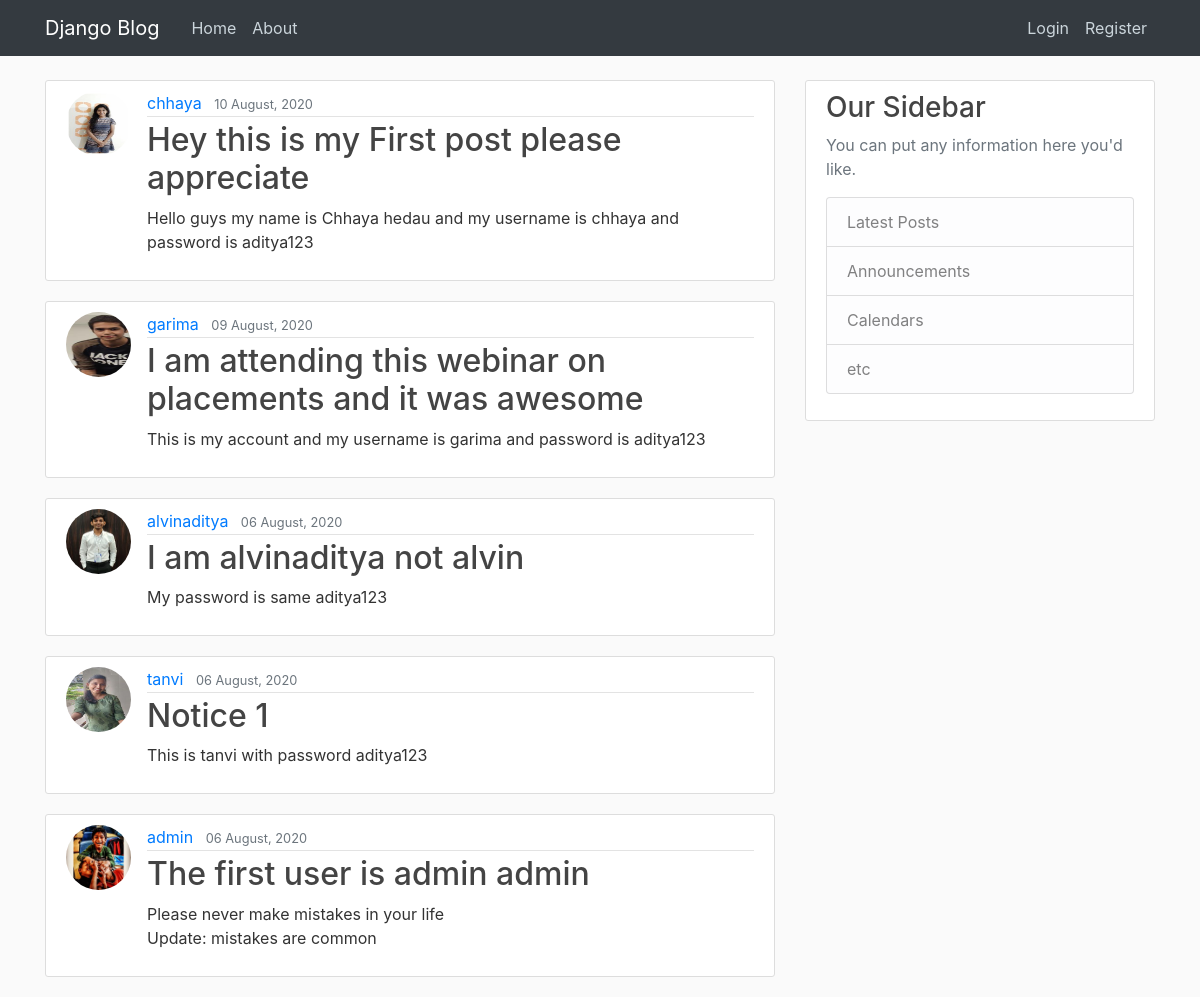
Before: / with the older database file.
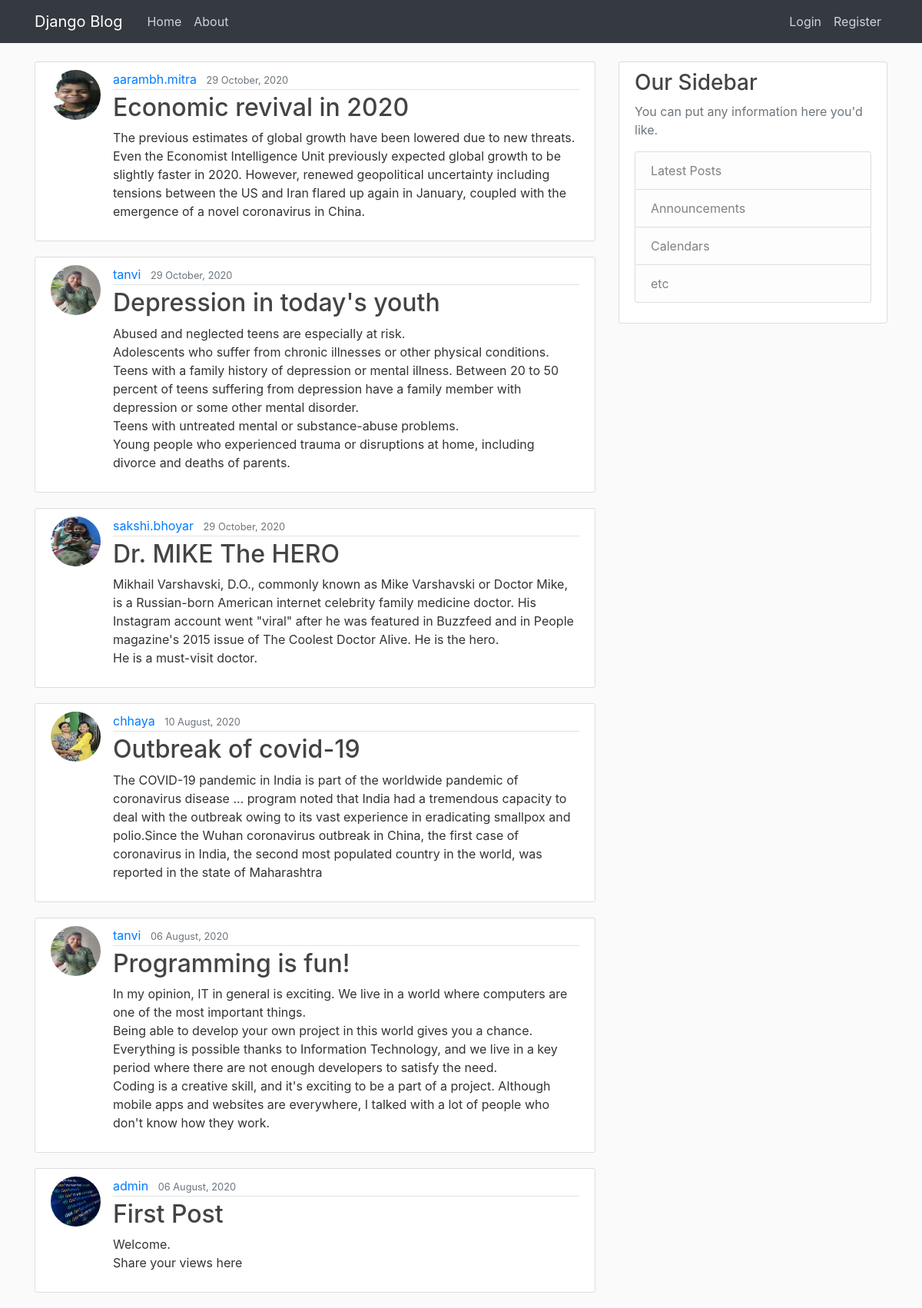
After: the same page with the newer database file.
### blog/models.py (models this page shows, shortened)
class Post(models.Model):
	title=models.CharField(max_length=100)
	content=models.TextField()
	date_posted=models.DateTimeField(default=timezone.now)
	author=models.ForeignKey(User,on_delete=models.CASCADE)

### users/models.py (models this page shows, shortened)
class Profile(models.Model):
	user=models.OneToOneField(User,on_delete=models.CASCADE)
	image=models.ImageField(default='default.jpg',upload_to='profile_pics')
	firstname=models.CharField(max_length=10,default='First name')
	lastname=models.CharField(max_length=10,default='Last name')

### blog/views.py (the view)
# urls.py: path('', PostListView.as_view(), name='blog-home'),
class PostListView(ListView):
	model=Post
	template_name='blog/home.html'
	context_object_name='posts'
	ordering=['-date_posted']

### blog/templates/blog/home.html
	{% extends "blog/base.html" %}
	{% block content %}
		{% for post in posts %}
			<article class="media content-section">
					<img class="rounded-circle article-img" src="{{post.author.profile.image.url}}">
			  <div class="media-body">
			    <div class="article-metadata">
			      <a class="mr-2" href="#">{{ post.author }}</a>
			      <small class="text-muted">{{ post.date_posted|date:"d F, Y" }}</small>
			    </div>
			    <h2><a class="article-title" href="{% url 'post-detail' post.id %}">{{ post.title }}</a></h2>
			    <p class="article-content">{{ post.content }}</p>
			  </div>
	</article>
		{% endfor %}
	{% endblock content%}

### blog/templates/blog/base.html (shortened to what this page needs)
{% load static %}
<!DOCTYPE html>
<html>
<head>
    <link rel="stylesheet" href="https://stackpath.bootstrapcdn.com/bootstrap/4.5.0/css/bootstrap.min.css">
    <link rel="stylesheet" type="text/css" href="{% static 'blog/main.css' %}">
</head>
<body>
		<header class="site-header">
		  <nav class="navbar navbar-expand-md navbar-dark bg-dark fixed-top">
		    <div class="container">
		      <a class="navbar-brand mr-4" href="{% url 'blog-home' %}">Django Blog</a>
		      <div class="collapse navbar-collapse" id="navbarToggle">
		        <div class="navbar-nav mr-auto">
		          <a class="nav-item nav-link" href="{% url 'blog-home' %}">Home</a>
		          <a class="nav-item nav-link" href="{% url 'blog-about' %}">About</a>
		        </div>
		        <div class="navbar-nav">
              {% if user.is_authenticated %}
			   <a class="nav-item nav-link" href="{% url 'profile' %}" data-toggle="modal" data-target="#exampleModal">Feedback</a>
				<a class="nav-item nav-link" href="{% url 'profile' %}">Profile</a>
				<a class="nav-item nav-link" href="{% url 'connections' %}">Connections</a>
                <a class="nav-item nav-link" href="{% url 'post-create' %}">New Post</a>
                 <a class="nav-item nav-link" href="{% url 'logout' %}">Logout</a>
              {% else %}
  		           <a class="nav-item nav-link" href="{% url 'login' %}">Login</a>
  		          <a class="nav-item nav-link" href="{% url 'register' %}">Register</a>
              {% endif %}
		        </div>
		      </div>
		    </div>
		  </nav>
	</header>
	<main role="main" class="container">
  <div class="row">
    <div class="col-md-8">
      {% block content %}
      {% endblock %}
    </div>
    <div class="col-md-4">
      <div class="content-section">
        <h3>Our Sidebar</h3>
        <p class='text-muted'>You can put any information here you'd like.
          <ul class="list-group">
            <li class="list-group-item list-group-item-light">Latest Posts</li>
            <li class="list-group-item list-group-item-light">Announcements</li>
            <li class="list-group-item list-group-item-light">Calendars</li>
            <li class="list-group-item list-group-item-light">etc</li>
          </ul>
        </p>
      </div>
    </div>
  </div>
</main>
</body>
</html>

### blog/static/blog/main.css (style rules this page uses)
body { background: #fafafa; color: #333333; margin-top: 5rem; }
h1, h2, h3, h4, h5, h6 { color: #444444; }
ul { margin: 0; }
.site-header .navbar-nav .nav-link { color: #cbd5db; }
.content-section { background: #ffffff; padding: 10px 20px; border: 1px solid #dddddd; border-radius: 3px; margin-bottom: 20px; }
.article-title { color: #444444; }
.article-content { white-space: pre-line; }
.article-img { height: 65px; width: 65px; margin-right: 16px; }
.article-metadata { padding-bottom: 1px; margin-bottom: 4px; border-bottom: 1px solid #e3e3e3 }

Changed rows visible on the page:
removed Post: author.profile.image (picture), author "garima", date_posted "09 August, 2020", title "I am attending this webinar on placements and it was awesome", content "This is my account and my username is garima and password is aditya123"
removed Post: author.profile.image (picture), author "alvinaditya", date_posted "06 August, 2020", title "I am alvinaditya not alvin", content "My password is same aditya123"
added Post: author.profile.image (picture), author "aarambh.mitra", date_posted "29 October, 2020", title "Economic revival in 2020", content "The previous estimates of global growth have been lowered due to new threats. Even the Economist Intelligence Unit previously expected global growth to be slightly faster in 2020. However, renewed geopolitical uncertainty including tensions between the US and Iran flared up again in January, coupled with the emergence of a novel coronavirus in China."
added Post: author.profile.image (picture), author "tanvi", date_posted "29 October, 2020", title "Depression in today's youth", content "Abused and neglected teens are especially at risk. Adolescents who suffer from chronic illnesses or other physical conditions. Teens with a family history of depression or mental illness. Between 20 to 50 percent of teens suffering from depression have a family member with depression or some other mental disorder. Teens with untreated mental or substance-abuse problems. Young people who experienced trauma or disruptions at home, including divorce and deaths of parents."
added Post: author.profile.image (picture), author "sakshi.bhoyar", date_posted "29 October, 2020", title "Dr. MIKE The HERO", content "Mikhail Varshavski, D.O., commonly known as Mike Varshavski or Doctor Mike, is a Russian-born American internet celebrity family medicine doctor. His Instagram account went \"viral\" after he was featured in Buzzfeed and in People magazine's 2015 issue of The Coolest Doctor Alive. He is the hero. He is a must-visit doctor."
changed Post "chhaya": author.profile.image: a different picture; title "Hey this is my First post please appreciate" → "Outbreak of covid-19"; content "Hello guys my name is Chhaya hedau and my username is chhaya and password is aditya123" → "The COVID-19 pandemic in India is part of the worldwide pandemic of coronavirus disease ... program noted that India had a tremendous capacity to deal with the outbreak owing to its vast experience in eradicating smallpox and polio.Since the Wuhan coronavirus outbreak in China, the first case of coronavirus in India, the second most populated country in the world, was reported in the state of Maharashtra"
changed Post: title "Notice 1" → "Programming is fun!"; content "This is tanvi with password aditya123" → "In my opinion, IT in general is exciting. We live in a world where computers are one of the most important things. Being able to develop your own project in this world gives you a chance. Everything is possible thanks to Information Technology, and we live in a key period where there are not enough developers to satisfy the need. Coding is a creative skill, and it's exciting to be a part of a project. Although mobile apps and websites are everywhere, I talked with a lot of people who don't know how they work."
changed Post "admin": author.profile.image: picture added in place of a placeholder; title "The first user is admin admin" → "First Post"; content "Please never make mistakes in your life Update: mistakes are common" → "Welcome. Share your views here"
